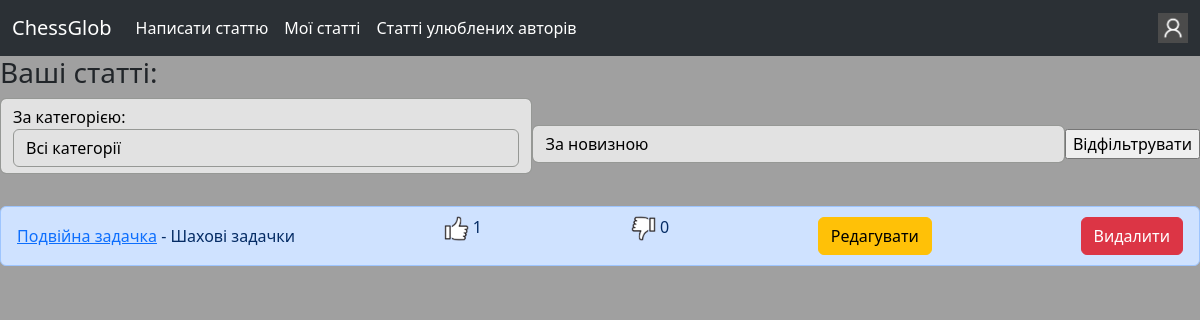
The page /view_my_articles (signed in) on the database its author committed.
### blog/models.py (models this page shows, shortened)
class Article(models.Model):
    class Categories(models.TextChoices):
        other = "Інше"
        debut = "Дебют"
        middle_game = "Мітельшпіль"
        end_game = "Ендшпіль"
        history = "Історія"
        etude = "Шахові задачки"
    author = models.ForeignKey(MyUser, models.CASCADE)
    name = models.CharField(max_length=32)
    category = models.CharField(choices=Categories.choices, default=Categories.other)
    created_time = models.DateTimeField()
    elements_num = models.IntegerField(default=1)

### blog/views.py (the view, shortened to what this page needs)
# urls.py: path("view_my_articles", views.view_my_articles, name="view_my_articles"),
@login_required
def view_my_articles(request):
    if request.method not in ["GET", "POST"]:
        return redirect("/eror?eror_text=Сторінка для перегляду ваших статтей приймає лише GET і POST запити.")
    categories = [choice.value for choice in models.Article.Categories]
    articles = models.Article.objects.filter(author=request.user)
    articles = articles.annotate(like_count=Count('like', distinct=True))
    articles = articles.annotate(dislike_count=Count("dislike", distinct=True))
    if request.method == "GET":
        articles = articles.order_by("-created_time")
        return render(request, "blog/view_my_articles.html", {"articles":articles, "categories":categories})

### templates/blog/view_my_articles.html (shortened to what this page needs)
{% extends "base.html" %}
{% load static %}
{% load custom_tags %}
{% block body %}
<h3>Ваші статті:</h3>
<form method="post" class="form-inline mb-3 d-flex justify-content-between align-items-center">
    <p class="form-control">За категорією: <select name="category" class="form-control">
        <option value="all">Всі категорії</option>
    </select></p>
    <select name="by" class="form-control">
        <option value="by_newest">За новизною</option>
    </select>
    <input type="submit" value="Відфільтрувати">
</form>
<ul class="list-group">
    {% for article in articles %}
    <li class="list-group-item list-group-item-primary d-flex justify-content-between align-items-center">
        <div>
            <a href="{% url 'blog:view_article' article.pk%}">{{ article.name }}</a> - {{ article.category }}
        </div>
        <p><img src="{% static 'img/not_pressed_like.png' %}" width="25px" height="25px"> {{ article.like_count }}</p>
        <p><img src="{% static 'img/not_pressed_dislike.png' %}" width="25px" height="25px"> {{ article.dislike_count }}</p>
        <a class="btn btn-warning" href="{% url 'blog:redact_article' article.pk %}" role="button">Редагувати</a>
        <a class="btn btn-danger" href="{% url 'blog:delete_article' article.pk %}" role="button" onclick="return confirm('Ви точно хочете видалити цю статтю?')">Видалити</a>
    </li>
    {% endfor %}
</ul>
{% endblock %}

### templates/base.html (style rules this page uses)
body { background-color: rgb(160, 160, 160); }
.form-control { background-color: #e2e2e2; color: rgb(0, 0, 0); border-color: #969895; }

### rows shown on the page
Article: name "Подвійна задачка", category "Шахові задачки", like_count "1", dislike_count "0"
